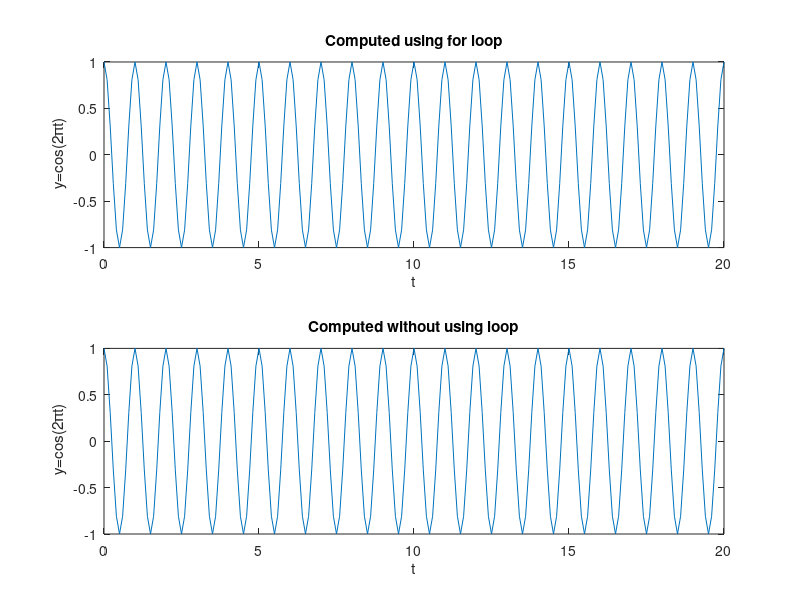

The MATLAB source for this figure:
%% a
t=0:0.1:20;
N=length(t)

%% b
y=zeros(1,N);

%% c
for i=1:N
    y(i)=cos(2*pi*t(i));
end
figure;
subplot(2,1,1)
plot(t,y)
xlabel('t');
ylabel(' y=cos(2\pit)');
title('Computed using for loop');

min(y)
max(y)

%% e
y=cos(2*pi*t);
subplot(2,1,2)
plot(t,y);
xlabel('t');
ylabel(' y=cos(2\pit)');
title('Computed without using loop');

%% f
t=0:0.1:10000;
N=length(t);
y=zeros(1,N);
tic;
for i=1:N
    y(i)=cos(2*pi*t(i));
end
toc;
tic;
y=cos(2*pi*t);
toc;

